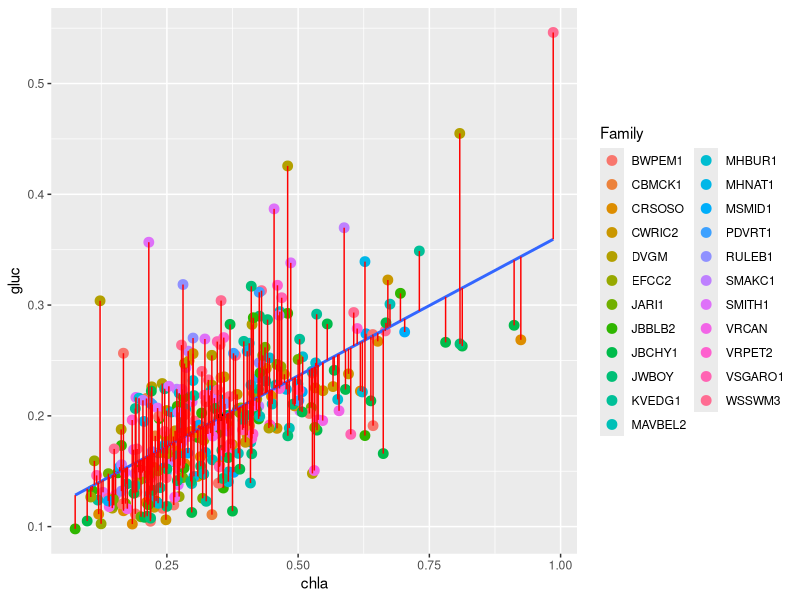
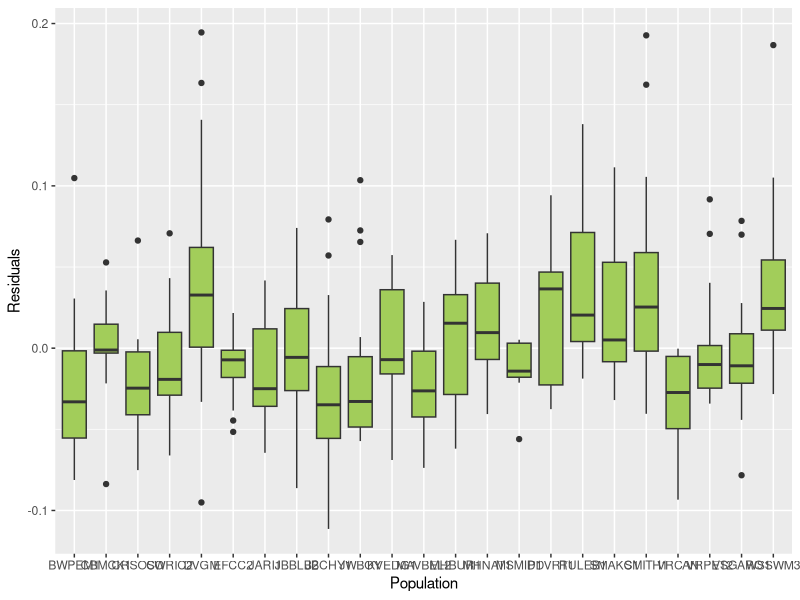
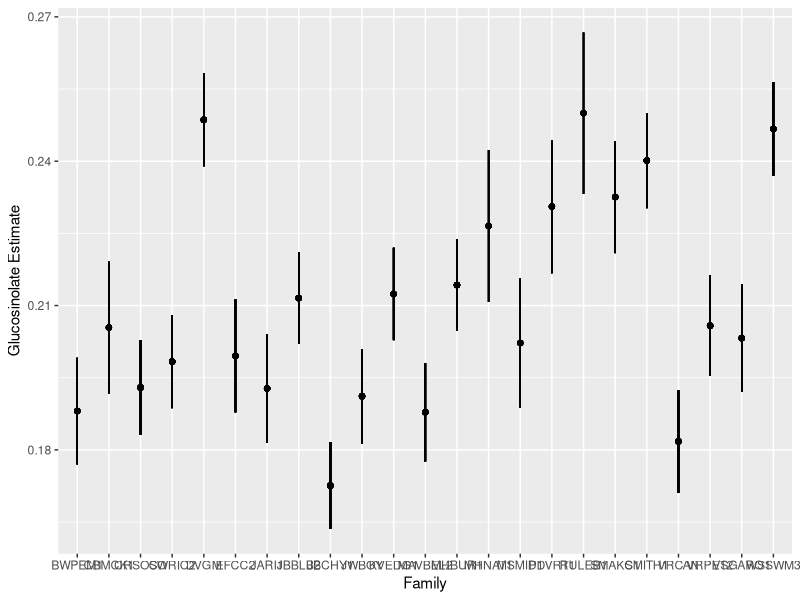
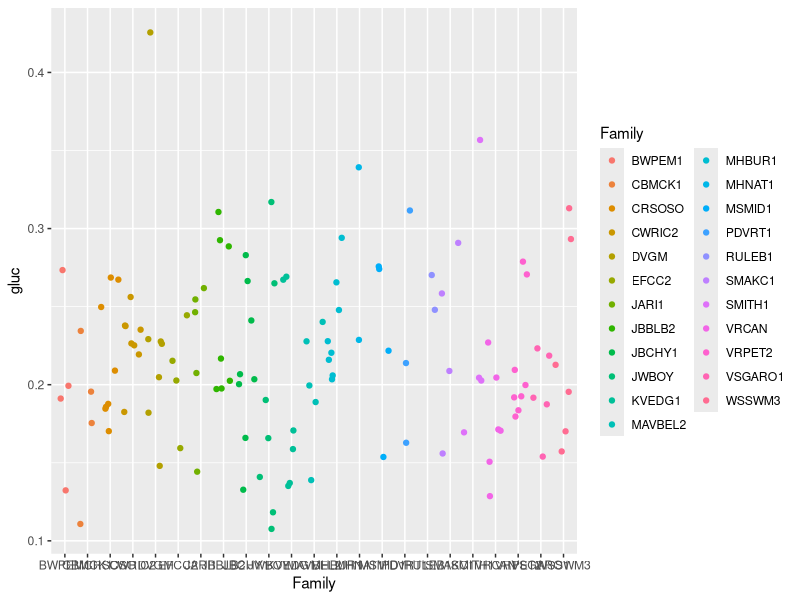
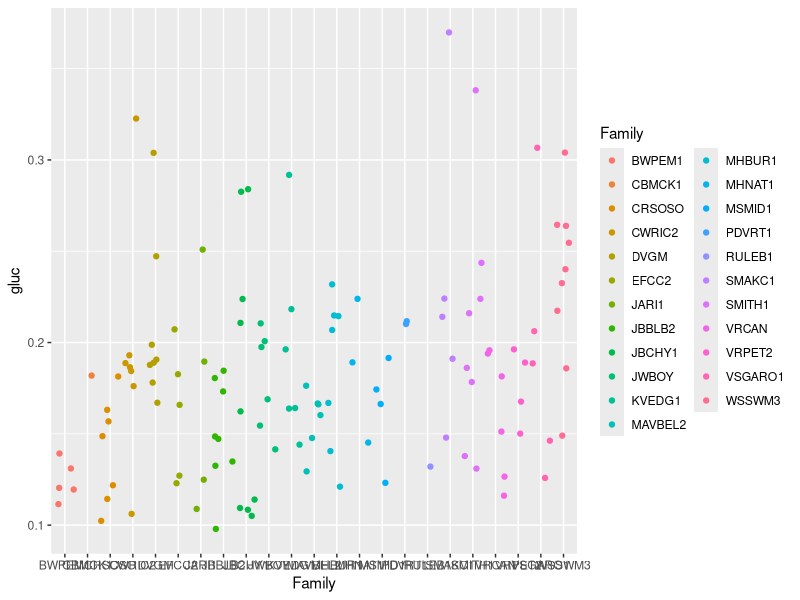

The R script that drew these images, in order:
## ---- chunk 1
library(dplyr)
gmdata <- read.csv("DataSynthesis.csv",stringsAsFactors = F)
## ---- chunk 2
#Assign family column
prefamily<-gsub("*.\\|","",gmdata$Tag)
gmdata$Family<-gsub("\\-.*","",prefamily)

#make a pool dataframe
pools <- gmdata %>% group_by(Family) %>% filter(Family=="pool")

#Remove maple controls
gmdata<-gmdata[!grepl("maple",gmdata$Tag,fixed=T),]

#Remove plants in fertilizer experiment and extra plants not in all treatments
gmdata <- gmdata[!grepl("i",gmdata$Sample,fixed=T),] 

#filter out intraspecific "gm" treatment
gm1 <- gmdata  %>% filter(!treatment=="gm")

#What populations are in the experiment
unique(gmdata$Family)
## ---- chunk 3
gmdata <- gmdata %>% mutate(GM_LxW = GM_Leaf_Len * GM_Leaf_Wid)
## ---- chunk 4
#Use "Tag" to group. (Tag is the unique identifyier for each plant)
nopseudo1 <- gmdata %>% group_by(Tag) %>% 
  summarise(gluc = mean(gluc_Conc),
            flav = mean(flav_Conc),
            chla = mean(ChlorA),
            chlb = mean(ChlorB),
            leafa = mean(GM_LxW),Family=first(Family),treatment=first(treatment),ThripsDam=mean(ThripsDam))#added in family collumn

#merge adds back in the pseudo replication.. you can see that there are now two values for each mean...use left_join if you want to add back in the other collumns. 
#gm <- merge(nopseudo1, gmdata, by = "Tag", all = TRUE)


#I am unsure what this is for...
#goodvarbs <- c("PlantID", "Family", "treatment", "GM_NumberOfLeaves")
#good <- gmdata %>% select(goodvarbs)

#gm1 <- merge(good, nopseudo1, by = "PlantID")

#gm1 <- unique(gm1)

#exclude pools (I am doing this for the  nopseudo dataframe.)
nopseudo1 <- nopseudo1 %>% group_by(Family) %>% filter(!Family=="pool")
## ---- chunk 5
#I took this out because the analyses and graphs will take these out automatically, and there are less flav samples than gluc samples and less gluc than chlor, etc., so we will lose power when only analysing glucs or chlor. 



#filter NAs
#gm1 <- gm1 %>% filter(!is.na(gluc), !is.na(flav), !is.na(leafa), !is.na(GM_NumberOfLeaves))
#summary(gm1)
## ---- chunk 6
# chla x gluc
chlagluc <- (lm(gluc ~ chla, data = nopseudo1))

# chlb x gluc
chlbgluc <- (lm(gluc ~ chlb, data = nopseudo1))

# chla x flav
chlaflav <- (lm(flav ~ chla, data = nopseudo1))

#chlb x flav
chlbflav <- (lm(flav ~ chlb, data = nopseudo1))
## ---- chunk 7
library(ggplot2)
ggplot(nopseudo1[!is.na(nopseudo1$gluc),])+
  geom_point(aes(x = chla, y = gluc, colour = Family),
             size = 3)+
  #geom_hline(yintercept = gm1$gluc), colour = "black")+
  geom_smooth(aes(x = chla, y = gluc),
              method = "lm", se = F)+
  geom_point(aes(x = mean(chla),
                 y = mean(gluc)))+
  geom_segment(aes(x = chla, xend = chla, 
                   y = fitted(chlagluc), yend = gluc), colour = "red") 

#for each x, fitted extracts the value on the blue line
#the regression line minimizes deviations from it

#Nice graph!
## ---- chunk 8
#Creating glucosinolate data frame. This excludes NA values for glucConc
glucDat<-nopseudo1[!is.na(nopseudo1$gluc),]

chlagluc.res <-   resid(chlagluc)

glucDat$chlagluc.res <- chlagluc.res


#Double checking we added the residuals to the correct locations...

#Back calculating raw glucosinolate values
glucDat$backCalcValues<-chlagluc$fitted.values+chlagluc$residuals

#Do the back calculated values match the real values. 
any(glucDat$gluc!=glucDat$backCalcValues)
#There are discrepancies.... 

#Looking at the discrepancies, i can see that they are all just rounding errors.
glucDat[glucDat$gluc!=glucDat$backCalcValues,c("gluc","backCalcValues","Tag")]


## ---- chunk 9
a1 <- lm(chlagluc.res ~ Family, data = glucDat)
summary(a1)
anova(a1)


#visualize
ggplot(glucDat, aes(x = Family, y = chlagluc.res))+
  geom_boxplot(fill = 'darkolivegreen3')+
  scale_x_discrete(name = "Population")+
  scale_y_continuous(name = "Residuals")
## ---- chunk 10
#Fitting model (This is the best model as obtained from mixed model analysis in the file "Plasticity analysis")
contrlFit<-lm(gluc~Family+chla+treatment+treatment:chla+ThripsDam,data=glucDat)

contrlFittest<-lm(gluc~chla+treatment+treatment:chla+ThripsDam,data=glucDat)

anova(contrlFit,contrlFittest) #Like the mixed model analysis, family is very significant predictor of glucosinolate concentration. 

#Checking model 
summary(contrlFit)

#Building data frame with zero thrips damage, treatment in the alone treatment only and a chlorophyll level of the mean chlorophyll level.
newframe<-glucDat %>% select(chla,Family,ThripsDam,treatment)
newframe$chla<-mean(newframe$chla)
newframe$ThripsDam<-0
newframe$treatment<-"a"

#Predicting the glucosinolate values with no thrips damage, and in no treatment. (Also extracting the standard error associated with each)
newframe$predicted<-predict.lm(contrlFit,newdata=newframe,type="response",se.fit=T)[[1]]
newframe$SE<-predict.lm(contrlFit,newdata=newframe,type="response",se.fit=T)[[2]]
#Visualizing the families with the highest glucosinolate values. 
ggplot(newframe)+
  geom_point(aes(y=predicted,x=Family))+
  geom_linerange(aes(ymin=predicted-SE,ymax=predicted+SE,x=Family))+
  ylab("Glucosinolate Estimate")

newframe
#Extracting number of samples that went into relating to family estimates. 
contrlFit$coefficients


#Gluc conc is highest in alone treatment. 
## ---- chunk 11
ggplot(glucDat[glucDat$treatment=="a",])+
  geom_jitter(aes(x=Family,y=gluc,colour=Family))

ggplot(glucDat[glucDat$treatment=="m",])+
  geom_jitter(aes(x=Family,y=gluc,colour=Family))

## ---- chunk 12
gmdata <- read.csv("DataSynthesis.csv",stringsAsFactors = F)

#Assign family column
prefamily<-gsub("*.\\|","",gmdata$Tag)
gmdata$Family<-gsub("\\-.*","",prefamily)

#make a pool dataframe
pools <- gmdata %>% group_by(Family) %>% filter(Family=="pool")

#Remove maple controls
gmdata<-gmdata[!grepl("maple",gmdata$Tag,fixed=T),]

#Remove plants in fertilizer experiment and extra plants not in all treatments
gmdata <- gmdata[!grepl("i",gmdata$Sample,fixed=T),] 

#filter out intraspecific "gm" treatment
gm1 <- gmdata  %>% filter(!treatment=="gm")

#What populations are in the experiment
unique(gmdata$Family)
## ---- chunk 13
gmdata <- gmdata %>% mutate(GM_LxW = GM_Leaf_Len * GM_Leaf_Wid)
## ---- chunk 14
#Use "Tag" to group. (Tag is the unique identifyier for each plant)
nopseudo1 <- gmdata %>% group_by(Tag) %>% 
  summarise(gluc = mean(gluc_Conc),
            flav = mean(flav_Conc),
            chla = mean(ChlorA),
            chlb = mean(ChlorB),
            leafa = mean(GM_LxW),Family=first(Family),treatment=first(treatment),ThripsDam=mean(ThripsDam))#added in family collumn

